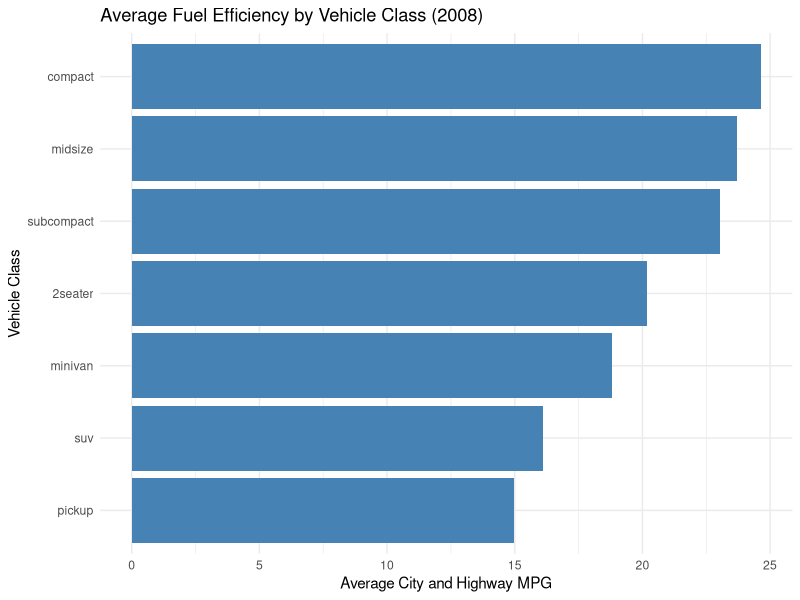

Source code (R):
## ---- chunk 1
library(tidyverse)

data("mpg", package = "ggplot2")

head(mpg)
## ---- chunk 2
mpg_2008 <- mpg %>%
  filter(year == 2008)

head(mpg_2008)
## ---- chunk 3
mpg_2008 <- mpg_2008 %>%
  mutate(mean_mpg = (cty + hwy) / 2)

head(mpg_2008)
## ---- chunk 4
mpg_summary <- mpg_2008 %>%
  group_by(class) %>%
  summarise(
    vehicle_count = n(),
    average_mpg = round(mean(mean_mpg), 2),
    .groups = "drop"
  ) %>%
  arrange(desc(average_mpg))

mpg_summary
## ---- chunk 5
ggplot(mpg_summary,
       aes(x = reorder(class, average_mpg),
           y = average_mpg)) +
  geom_col(fill = "steelblue") +
  coord_flip() +
  labs(
    title = "Average Fuel Efficiency by Vehicle Class (2008)",
    x = "Vehicle Class",
    y = "Average City and Highway MPG"
  ) +
  theme_minimal()
